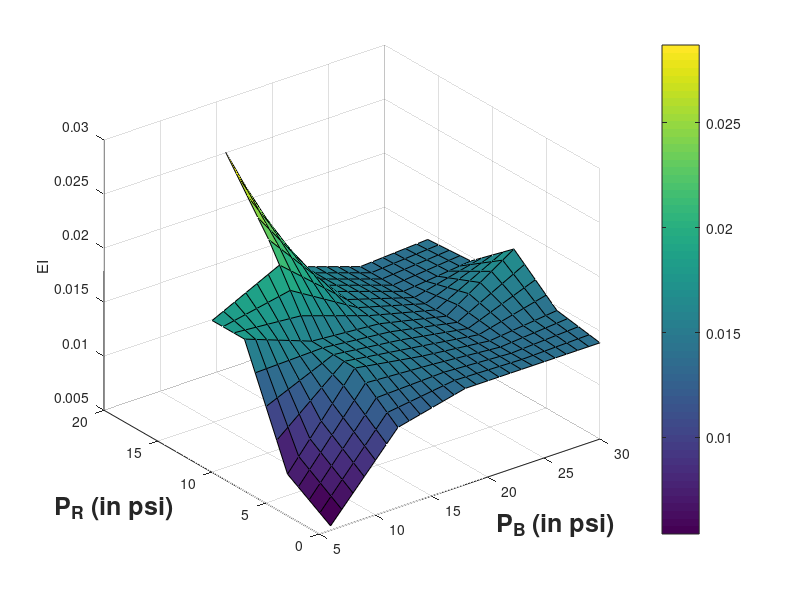

This figure's MATLAB source: (Note: this script raises an error after producing the figure.)
% ploting the mesh values for the parameters
close all
clf
P_b = 6:6:30;
P_r = 0:4:16;
[P_B,P_R] = meshgrid(P_b,P_r);

option = 2; % 1 for fit data 2 for interpolated mesh

% % Plots with first obj function and constraints on last 5 points and
% orientation

% EI
figure (1)
EI = [.0054 .0124 .0139 .0139 .0139;
    .0079 .0156 .0146 .0139 .0146;
    .0181 .0158 .0153 .0139 .0180;
    .0181 .0229 .0160 .0139 .0146;
    NaN .0287 .0160 .0139 .0143];

if option == 1
surf(P_B,P_R,EI)
xlabel ' Bending pressure (in psi)'
ylabel ' Rotating pressure (in psi)'
zlabel 'EI'

else
P_b_q = 6:1:30;
P_r_q = 0:1:16;
[P_B_q,P_R_q] = meshgrid(P_b_q,P_r_q);

EIq = interp2(P_B,P_R,EI,P_B_q,P_R_q);

surf(P_B_q,P_R_q,EIq)
xlabel ('P_B (in psi)','fontweight','bold','fontsize',18,'Interpreter','tex')
ylabel (' P_R (in psi)','fontweight','bold','fontsize',18)
zlabel 'EI'
h = colorbar;
h.Location = 'northoutside';
title(h,'EI','fontweight','bold','fontsize',18)
axis tight
view(0,90)
colormap(linspecer); % linspecer colormap
set(gca,'linewidth',2,'FontSize',18)
set(gcf, 'Position', [100, 100, 600, 600])
xticks(6:6:30)
yticks(0:4:16)
end

% GJ
figure(2)
GJ = [.0035 .0063 .0064 .0064 NaN; .0083 .0106 .0108 .0163 .0168; .0120 .0158 .0160 .0164 .0164;...
    .0120 .02346 .0333 .0333 .0333; .0120 .0154 .0315 .0120 .0171]';
if option ==1

surf(P_B,P_R,GJ)
xlabel ' Bending pressure (in psi)'
ylabel ' Rotating pressure (in psi)'
zlabel 'GJ'

else
GJq = interp2(P_B,P_R,GJ,P_B_q,P_R_q);

surf(P_B_q,P_R_q,GJq)
xlabel ('P_B (in psi)','fontweight','bold','fontsize',18,'Interpreter','tex')
ylabel (' P_R (in psi)','fontweight','bold','fontsize',18)
zlabel 'GJ'
h = colorbar;
h.Location = 'northoutside';
title(h,'GJ','fontweight','bold','fontsize',18)
axis tight
view(0,90)
colormap(linspecer); % linspecer colormap
set(gca,'linewidth',2,'FontSize',18)
set(gcf, 'Position', [100, 100, 600, 600])
xticks(6:6:30)
yticks(0:4:16)
end


% Curvature

figure(3)
kappa = [1.4 1.3154 .9874 .9874 NaN; 2.6 2.2885 2.1653 1.8083 1.8083;4.3 4.0920 3.9166 3.6220 3.5063 ;...
    6.4 6.2097 6.1041 5.8711 5.4834; 8.5 7.8736 7.4028 7.3519 6.9654]';

if option ==1
surf(P_B,P_R,kappa)
xlabel ' Bending pressure (in psi)'
ylabel ' Rotating pressure (in psi)'
zlabel 'Curvature'

else
kappaq = interp2(P_B,P_R,kappa,P_B_q,P_R_q);

surf(P_B_q,P_R_q,kappaq)
xlabel ('P_B (in psi)','fontweight','bold','fontsize',18,'Interpreter','tex')
ylabel (' P_R (in psi)','fontweight','bold','fontsize',18)

h = colorbar;
h.Location = 'northoutside';
title(h,'\kappa','fontweight','bold','fontsize',20,'Interpreter','tex')
axis tight
view(0,90)
colormap(linspecer); % linspecer colormap
set(gca,'linewidth',2,'FontSize',18)
set(gcf, 'Position', [100, 100, 600, 600])

colormap(linspecer); % linspecer colormap
axis tight
xticks(6:6:30)
yticks(0:4:16)
end
% torsion

figure(4)
tau = [0 1.8184 4.9246 8.2299  NaN; 0 1.6716 3.7348 6.5055 10.6213;0 1.4587 3.0717 5.2688 8.6896 ;...
    0 1.7175 2.9330 4.7780 7.6115; 0 1.6226 3.2180 4.4412 7.1937]';

if option == 1
surf(P_B,P_R,tau)
xlabel ' Bending pressure (in psi)'
ylabel ' Rotating pressure (in psi)'
zlabel 'Torsion'

else
tauq = interp2(P_B,P_R,tau,P_B_q,P_R_q);

surf(P_B_q,P_R_q,tauq)
xlabel ('P_B (in psi)','fontweight','bold','fontsize',18,'Interpreter','tex')
ylabel (' P_R (in psi)','fontweight','bold','fontsize',18)

h = colorbar;
h.Location = 'northoutside';
title(h,'\tau','fontweight','bold','fontsize',20,'Interpreter','tex')

axis tight
view(0,90)
colormap(linspecer); % linspecer colormap
set(gca,'linewidth',2,'FontSize',18)
set(gcf, 'Position', [100, 100, 600, 600])


colormap(linspecer); % linspecer colormap
axis tight
xticks(6:6:30)
yticks(0:4:16)

end


%% plots for difference in workspace with and without load
load PosEndMat_15gms
load PosEndMat_0g
load PosEndMat_0g_0sw
sel = [1 3 5 6 8 10 11 12 15 16 18 20 21 23 25];
plot3(PosEndMat_0g_0sw(sel,1),PosEndMat_0g_0sw(sel,2),PosEndMat_0g_0sw(sel,3),'ko','MarkerFaceColor','red');
hold on
axis equal
plot3(PosEndMat_0g(sel,1),PosEndMat_0g(sel,2),PosEndMat_0g(sel,3),'ko','MarkerFaceColor','green');
axis equal
grid on
plot3(PosEndMat_15g(sel,1),PosEndMat_15g(sel,2),PosEndMat_15g(sel,3),'ko','MarkerFaceColor','blue');
% plot3(0,0,0,'ko','MarkerFaceColor','green')
legend('No Forces','SW','SW + EL');
axis equal
set(gca,'linewidth',2,'FontSize',14)
xlabel ('X(in m)','fontweight','bold')
ylabel ('Y(in m)','fontweight','bold')
zlabel ('Z(in m)','fontweight','bold')
set(gcf, 'Position', [100, 100, 600, 600])